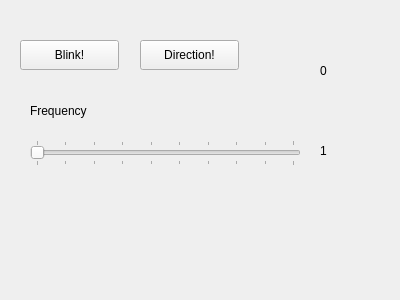
<?xml version="1.0" encoding="UTF-8"?>
<ui version="4.0">
 <class>Gui</class>
 <widget class="QWidget" name="Gui">
  <property name="geometry">
   <rect>
    <x>0</x>
    <y>0</y>
    <width>400</width>
    <height>300</height>
   </rect>
  </property>
  <property name="windowTitle">
   <string>Gui</string>
  </property>
  <widget class="QPushButton" name="startButton">
   <property name="geometry">
    <rect>
     <x>20</x>
     <y>40</y>
     <width>99</width>
     <height>30</height>
    </rect>
   </property>
   <property name="text">
    <string>Blink!</string>
   </property>
  </widget>
  <widget class="QLabel" name="freqlabel">
   <property name="geometry">
    <rect>
     <x>30</x>
     <y>100</y>
     <width>91</width>
     <height>22</height>
    </rect>
   </property>
   <property name="text">
    <string>Frequency</string>
   </property>
  </widget>
  <widget class="QLabel" name="blinklabel">
   <property name="geometry">
    <rect>
     <x>320</x>
     <y>60</y>
     <width>68</width>
     <height>22</height>
    </rect>
   </property>
   <property name="text">
    <string>0</string>
   </property>
  </widget>
  <widget class="QSlider" name="horizontalSlider">
   <property name="geometry">
    <rect>
     <x>30</x>
     <y>140</y>
     <width>271</width>
     <height>26</height>
    </rect>
   </property>
   <property name="minimum">
    <number>1</number>
   </property>
   <property name="maximum">
    <number>10</number>
   </property>
   <property name="orientation">
    <enum>Qt::Horizontal</enum>
   </property>
   <property name="tickPosition">
    <enum>QSlider::TicksBothSides</enum>
   </property>
   <property name="tickInterval">
    <number>1</number>
   </property>
  </widget>
  <widget class="QLabel" name="label">
   <property name="geometry">
    <rect>
     <x>320</x>
     <y>140</y>
     <width>68</width>
     <height>22</height>
    </rect>
   </property>
   <property name="text">
    <string>1</string>
   </property>
  </widget>
  <widget class="QPushButton" name="dirButton">
   <property name="geometry">
    <rect>
     <x>140</x>
     <y>40</y>
     <width>99</width>
     <height>30</height>
    </rect>
   </property>
   <property name="text">
    <string>Direction!</string>
   </property>
  </widget>
 </widget>
 <layoutdefault spacing="6" margin="11"/>
 <resources/>
 <connections>
  <connection>
   <sender>horizontalSlider</sender>
   <signal>valueChanged(int)</signal>
   <receiver>label</receiver>
   <slot>setNum(int)</slot>
   <hints>
    <hint type="sourcelabel">
     <x>283</x>
     <y>150</y>
    </hint>
    <hint type="destinationlabel">
     <x>325</x>
     <y>150</y>
    </hint>
   </hints>
  </connection>
 </connections>
</ui>
